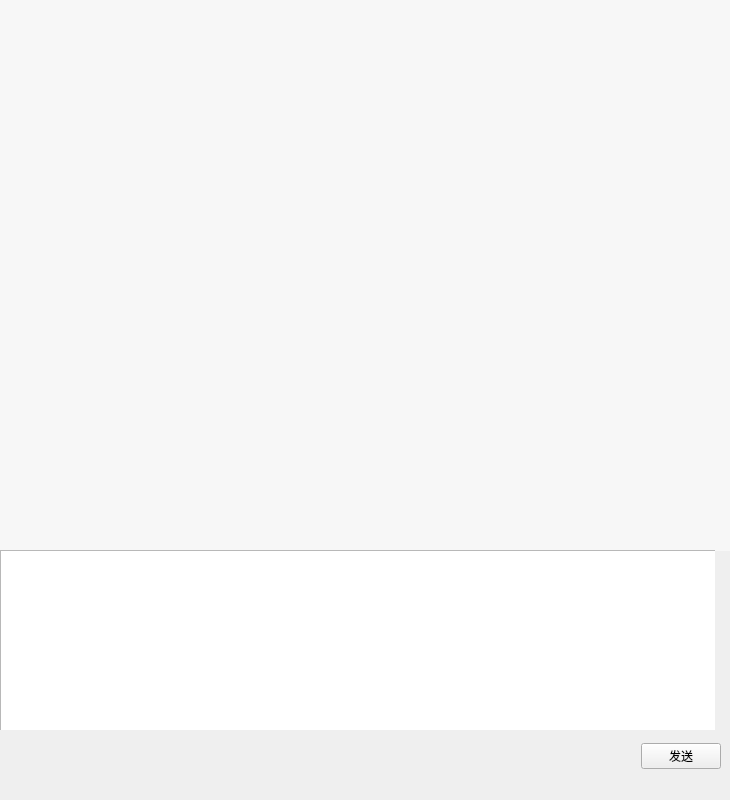
<?xml version="1.0" encoding="UTF-8"?>
<ui version="4.0">
 <class>my_chat_ui</class>
 <widget class="QWidget" name="my_chat_ui">
  <property name="geometry">
   <rect>
    <x>0</x>
    <y>0</y>
    <width>730</width>
    <height>800</height>
   </rect>
  </property>
  <property name="minimumSize">
   <size>
    <width>730</width>
    <height>800</height>
   </size>
  </property>
  <property name="maximumSize">
   <size>
    <width>730</width>
    <height>800</height>
   </size>
  </property>
  <property name="windowTitle">
   <string>Form</string>
  </property>
  <widget class="QWidget" name="widget" native="true">
   <property name="geometry">
    <rect>
     <x>0</x>
     <y>0</y>
     <width>731</width>
     <height>551</height>
    </rect>
   </property>
   <layout class="QVBoxLayout" name="verticalLayout">
    <item>
     <widget class="QListWidget" name="listWidget">
      <property name="sizePolicy">
       <sizepolicy hsizetype="Expanding" vsizetype="Preferred">
        <horstretch>0</horstretch>
        <verstretch>0</verstretch>
       </sizepolicy>
      </property>
      <property name="styleSheet">
       <string notr="true">QListWidget{background-color: rgb(247, 247, 247); color:rgb(51,51,51); border: 1px solid  rgb(247, 247, 247);outline:0px;}
QListWidget::Item{background-color: rgb(247, 247, 247);}
QListWidget::Item:hover{background-color: rgb(247, 247, 247); }
QListWidget::item:selected{
	background-color: rgb(247, 247, 247);
	color:black; 
    border: 1px solid  rgb(247, 247, 247);
}
QListWidget::item:selected:!active{border: 1px solid  rgb(247, 247, 247); background-color: rgb(247, 247, 247); color:rgb(51,51,51); } </string>
      </property>
      <property name="verticalScrollBarPolicy">
       <enum>Qt::ScrollBarAsNeeded</enum>
      </property>
      <property name="horizontalScrollBarPolicy">
       <enum>Qt::ScrollBarAsNeeded</enum>
      </property>
     </widget>
    </item>
   </layout>
  </widget>
  <widget class="QWidget" name="horizontalLayoutWidget">
   <property name="geometry">
    <rect>
     <x>0</x>
     <y>740</y>
     <width>721</width>
     <height>33</height>
    </rect>
   </property>
   <layout class="QHBoxLayout" name="horizontalLayout">
    <item>
     <spacer name="horizontalSpacer">
      <property name="orientation">
       <enum>Qt::Horizontal</enum>
      </property>
      <property name="sizeHint" stdset="0">
       <size>
        <width>40</width>
        <height>20</height>
       </size>
      </property>
     </spacer>
    </item>
    <item>
     <widget class="QPushButton" name="pushButton">
      <property name="text">
       <string>发送</string>
      </property>
     </widget>
    </item>
   </layout>
  </widget>
  <widget class="QWidget" name="widget" native="true">
   <property name="geometry">
    <rect>
     <x>0</x>
     <y>550</y>
     <width>715</width>
     <height>180</height>
    </rect>
   </property>
   <property name="minimumSize">
    <size>
     <width>715</width>
     <height>180</height>
    </size>
   </property>
   <property name="maximumSize">
    <size>
     <width>715</width>
     <height>180</height>
    </size>
   </property>
   <widget class="QTextEdit" name="textEdit">
    <property name="geometry">
     <rect>
      <x>0</x>
      <y>0</y>
      <width>721</width>
      <height>181</height>
     </rect>
    </property>
    <property name="sizePolicy">
     <sizepolicy hsizetype="Preferred" vsizetype="Preferred">
      <horstretch>0</horstretch>
      <verstretch>0</verstretch>
     </sizepolicy>
    </property>
   </widget>
  </widget>
 </widget>
 <resources/>
 <connections/>
</ui>
